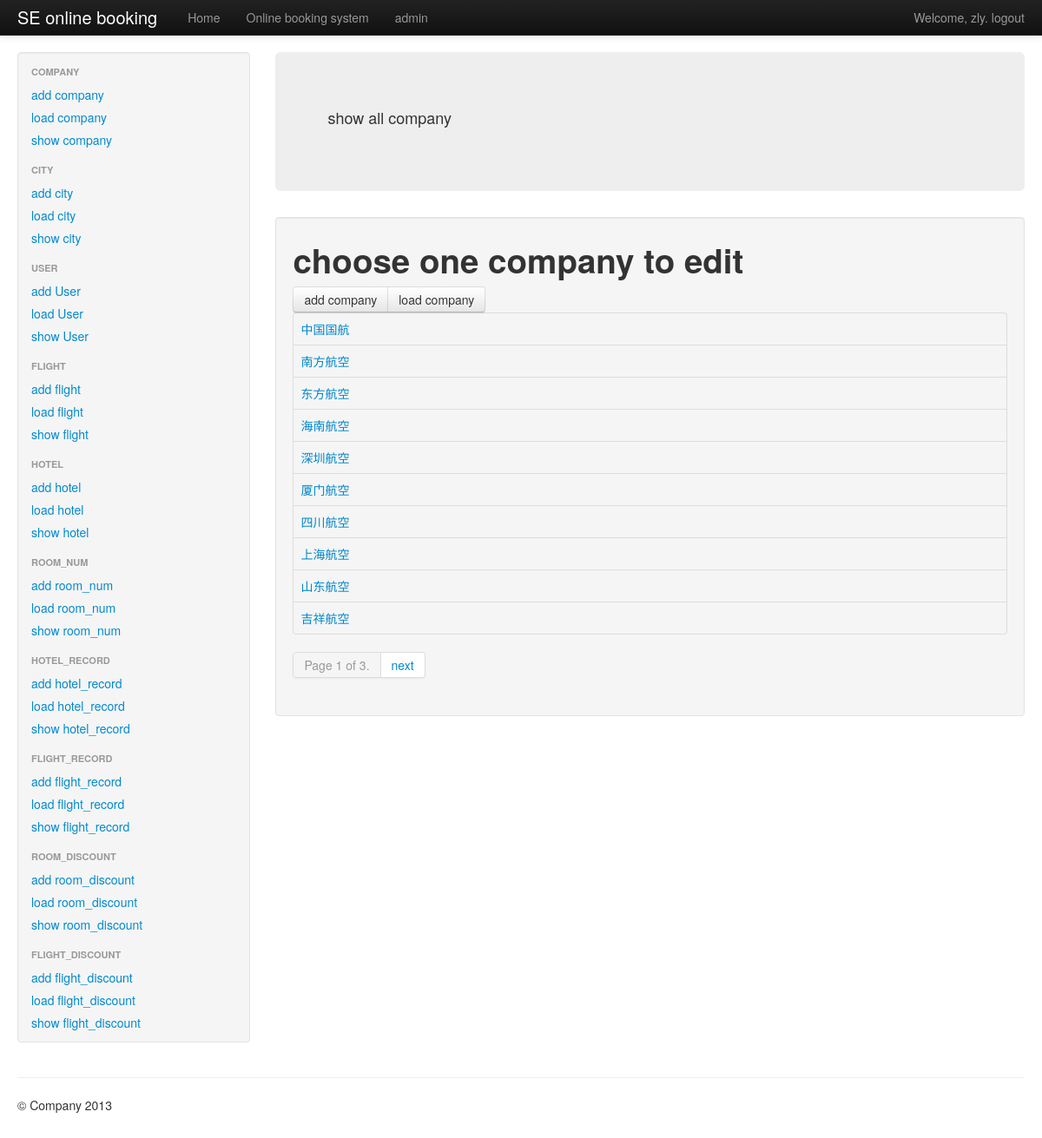
The app's page /sys/company/ (signed in) with its own data.
### booking/models.py (models this page shows)
class company(models.Model):
    name = models.CharField(max_length=256, unique=True)
    def __unicode__(self):
        return self.name

### adminInfo/views.py (the view)
# urls.py: url(r'^(?P<what>\w+)/$','adminInfo.views.show'),
@user_passes_test(is_admin, login_url="/accounts/login/")
def show(request, what):
    typeWant = globals().get(what)
    if is_valid_what_type(typeWant):
        rs = typeWant.objects.all()
        paginator = Paginator(rs, 10)
        page = request.GET.get('p', '1')
        try:
            gg = paginator.page(page)
        except PageNotAnInteger:
            gg = paginator.page(1)
        except EmptyPage:
            gg = paginator.page(paginator.num_pages)
        return render_to_response('show.html', {'what':what, 'rs':gg, }, context_instance=RequestContext(request))
    else:
        raise Http404

### adminInfo/views.py (called while the page is built)
def is_admin(user):
    return user.is_authenticated() and user.is_staff

def is_valid_what_type(typeWant):
    if  typeWant in [company , city , flight , flight_discount , hotel , room_num , room_discount , flight_record , hotel_record , User]:
        return True
    else:
        return False

### adminInfo/templates/show.html (shortened to what this page needs)
{% extends "sys_base.html" %}
{% block main_head %}
<p>
	show all {{what}}
</p>
{% endblock %}
{% block main_content %}
<h1>choose one {{what}} to edit</h1>
<div id="content-main">
	<div class="btn-group">
		<a href="/sys/{{what}}/add/" class="btn"> add  {{what}} </a>
		<a href="/sys/{{what}}/load/" class="btn">load  {{what}}</a>
	</div>
	<div class="module" id="changelist">
		<div class="results">
			<table class="table table-bordered">
				<tbody>
					{% for rr in rs %}
					<tr class="row">
						<td><a href="/sys/{{what}}/{{rr.pk}}/">{{rr}}</a></td>
					</tr>
					{% endfor %}
				</tbody>
			</table>
		</div>
		<div class="pagination">
			<ul>
				<li class="active">
					<a>Page {{ rs.number }} of {{ rs.paginator.num_pages }}.</a>
				</li>
				{% if rs.has_next %}
				<li>
					<a href="?p={{ rs.next_page_number }}">next</a>
				</li>
				{% endif %}
			</ul>
		</div>
	</div>
</div>
{% endblock %}

### adminInfo/templates/sys_base.html (shortened to what this page needs)
{% extends "base.html" %}
{% block content %}
<div class="span3">
	<div class="well sidebar-nav">
		<ul class="nav nav-list">
			<li class="nav-header">
				company
			</li>
			<li>
				<a href="/sys/company/add">add company</a>
			</li>
			<li>
				<a href="/sys/company/load">load company</a>
			</li>
			<li>
				<a href="/sys/company/">show company</a>
			</li>
			<li class="nav-header">
				city
			</li>
			<li>
				<a href="/sys/city/add">add city</a>
			</li>
			<li>
				<a href="/sys/city/load">load city</a>
			</li>
			<li>
				<a href="/sys/city/">show city</a>
			</li>
			<li class="nav-header">
				User
			</li>
			<li>
				<a href="/sys/User/add">add User</a>
			</li>
			<li>
				<a href="/sys/User/load">load User</a>
			</li>
			<li>
				<a href="/sys/User/">show User</a>
			</li>
			<li class="nav-header">
				flight
			</li>
			<li>
				<a href="/sys/flight/add">add flight</a>
			</li>
			<li>
				<a href="/sys/flight/load">load flight</a>
			</li>
			<li>
				<a href="/sys/flight/">show flight</a>
			</li>
			<li class="nav-header">
				hotel
			</li>
			<li>
				<a href="/sys/hotel/add">add hotel</a>
			</li>
			<li>
				<a href="/sys/hotel/load">load hotel</a>
			</li>
			<li>
				<a href="/sys/hotel/">show hotel</a>
			</li>
			<li class="nav-header">
				room_num
			</li>
			<li>
				<a href="/sys/room_num/add">add room_num</a>
			</li>
			<li>
				<a href="/sys/room_num/load">load room_num</a>
			</li>
			<li>
				<a href="/sys/room_num/">show room_num</a>
			</li>
			<li class="nav-header">
				hotel_record
			</li>
			<li>
				<a href="/sys/hotel_record/add">add hotel_record</a>
			</li>
			<li>
				<a href="/sys/hotel_record/load">load hotel_record</a>
			</li>
			<li>
				<a href="/sys/hotel_record/">show hotel_record</a>
			</li>
			<li class="nav-header">
				flight_record
			</li>
			<li>
				<a href="/sys/flight_record/add">add flight_record</a>
			</li>
			<li>
				<a href="/sys/flight_record/load">load flight_record</a>
			</li>
			<li>
				<a href="/sys/flight_record/">show flight_record</a>
			</li>
			<li class="nav-header">
				room_discount
			</li>
			<li>
				<a href="/sys/room_discount/add">add room_discount</a>
			</li>
			<li>
				<a href="/sys/room_discount/load">load room_discount</a>
			</li>
			<li>
				<a href="/sys/room_discount/">show room_discount</a>
			</li>
			<li class="nav-header">
				flight_discount
			</li>
			<li>
				<a href="/sys/flight_record/add">add flight_discount</a>
			</li>
			<li>
				<a href="/sys/flight_discount/load">load flight_discount</a>
			</li>
			<li>
				<a href="/sys/flight_discount/">show flight_discount</a>
			</li>
		</ul>
	</div>
</div>
<div class="span9">
	<div class="hero-unit">
		{% block main_head %}
		{% endblock %}
	</div>
	<div class="row-fluid">
		<div class="span12">
			<div class="bs-docs-example well">
				{% block main_content %}
				{% endblock %}
			</div>
		</div>
	</div>
</div>
{% endblock %}

### userInfo/templates/base.html (shortened to what this page needs)
<!DOCTYPE html>
<html lang="en">
	<head>
		{% load staticfiles %}
		<link href="/static/css/bootstrap.css" rel="stylesheet">
		<link href="/static/css/bootstrap-responsive.css" rel="stylesheet">
	</head>
	<body id="{% block body_id %}{% endblock %}" class="{% block body_class %}{% endblock %}">
		<div class="navbar navbar-inverse navbar-fixed-top">
			<div class="navbar-inner">
				<div class="container-fluid">
					<a class="brand" href="/">SE online booking</a>
					<div class="nav-collapse collapse">
						<p class="navbar-text pull-right">
							{% if user.is_authenticated %}
							Welcome, <a href="/" class="navbar-link">{{ user.username }}</a>. <a href="/accounts/logout/" class="navbar-link">logout</a>
							{% else %}
							Welcome, new user. Please <a class="navbar-link" href="/accounts/login/">log in</a>.
							{% endif %}
						</p>
						<ul class="nav">
							<li>
								<a href="/">Home</a>
							</li>
							<li>
								<a href="/">Online booking system</a>
							</li>
							<li>
								<a href="/sys/">admin</a>
							</li>
						</ul>
					</div>
				</div>
			</div>
		</div>
		<div class="container-fluid">
			<div class="row-fluid">
				{% block content %}{% endblock %}
			</div>
			<hr>
			<footer>
				<p>
					&copy; Company 2013
				</p>
			</footer>
		</div>
	</body>
</html>

### userInfo/templates/base.html (style rules this page uses)
body { padding-top: 60px; padding-bottom: 40px; }
.sidebar-nav { padding: 9px 0; }

### records on screen
company: name "中国国航"
company: name "南方航空"
company: name "东方航空"
company: name "海南航空"
company: name "深圳航空"
company: name "厦门航空"
company: name "四川航空"
company: name "上海航空"
company: name "山东航空"
company: name "吉祥航空"

### other values on screen
{{ user.username }} "zly"
{{ what }} "company"
{{ rs.number }} "1"
{{ rs.paginator.num_pages }} "3"
